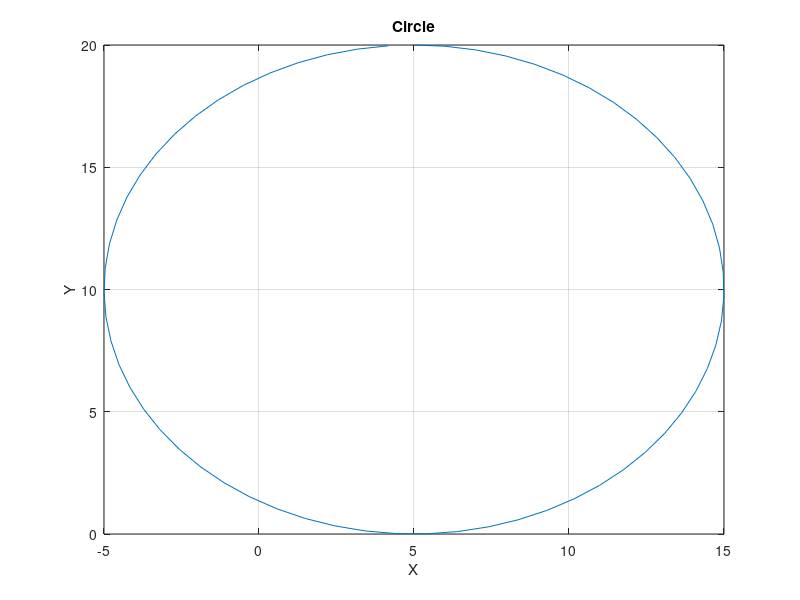

Here is the MATLAB script that generated this plot:
clc ;
clear ;

center_x = 5
center_y = 10
radius = 10;
thetha = 0:0.1:2*pi;

x_func = radius .* sin(thetha) + center_x ;
y_func = radius .* cos(thetha) + center_y ;

figure(1)
plot(x_func, y_func);
grid on;
xlabel('X');
ylabel('Y');
title('Circle');

% 연습1번 클리어